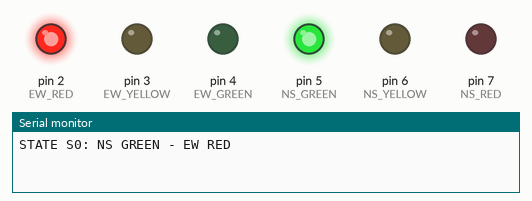
Simulated run of this sketch. Board: Arduino Uno, built with avr-gcc and run on an emulated ATmega328P. Parts: output pins drawn as LEDs (lit = HIGH), the last lines printed to the serial monitor.

Above: at 2.5 s.
At 6.0 s:
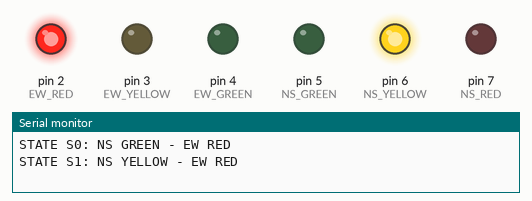
At 9.5 s:
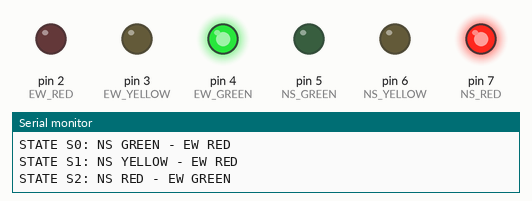
At 13.0 s:
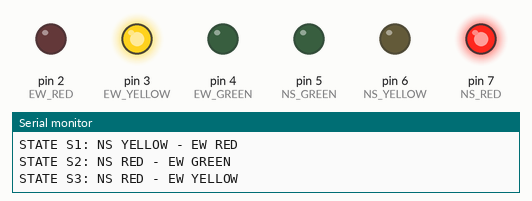
Timing chart, 0 to 18.2 s (numbered marks = the images above):
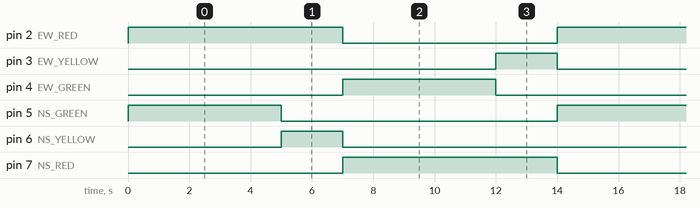

Measured:
- by itself, pin 2 (EW_RED), pin 7 (NS_RED): alternates HIGH for 7.0 s and LOW for 7.0 s
- by itself, pin 3 (EW_YELLOW), pin 6 (NS_YELLOW): alternates HIGH for 2.0 s and LOW for 12.0 s
- by itself, pin 4 (EW_GREEN), pin 5 (NS_GREEN): alternates HIGH for 5.0 s and LOW for 9.0 s

The sketch:

exp_2_code.ino
```cpp
// Two-Way Traffic Light Control System
// Arduino UNO

// North-South Traffic Lights
int NS_RED = 7;
int NS_YELLOW = 6;
int NS_GREEN = 5;

// East-West Traffic Lights
int EW_RED = 2;
int EW_YELLOW = 3;
int EW_GREEN = 4;

void setup()
{
  pinMode(NS_RED, OUTPUT);
  pinMode(NS_YELLOW, OUTPUT);
  pinMode(NS_GREEN, OUTPUT);

  pinMode(EW_RED, OUTPUT);
  pinMode(EW_YELLOW, OUTPUT);
  pinMode(EW_GREEN, OUTPUT);

  Serial.begin(9600);
}

void loop()
{
  // STATE S0: NS GREEN - EW RED
  digitalWrite(NS_GREEN, HIGH);
  digitalWrite(NS_YELLOW, LOW);
  digitalWrite(NS_RED, LOW);

  digitalWrite(EW_RED, HIGH);
  digitalWrite(EW_YELLOW, LOW);
  digitalWrite(EW_GREEN, LOW);

  Serial.println("STATE S0: NS GREEN - EW RED");
  delay(5000);

  // STATE S1: NS YELLOW - EW RED
  digitalWrite(NS_GREEN, LOW);
  digitalWrite(NS_YELLOW, HIGH);

  Serial.println("STATE S1: NS YELLOW - EW RED");
  delay(2000);

  // STATE S2: NS RED - EW GREEN
  digitalWrite(NS_YELLOW, LOW);
  digitalWrite(NS_RED, HIGH);

  digitalWrite(EW_RED, LOW);
  digitalWrite(EW_GREEN, HIGH);

  Serial.println("STATE S2: NS RED - EW GREEN");
  delay(5000);

  // STATE S3: NS RED - EW YELLOW
  digitalWrite(EW_GREEN, LOW);
  digitalWrite(EW_YELLOW, HIGH);

  Serial.println("STATE S3: NS RED - EW YELLOW");
  delay(2000);
}
```
